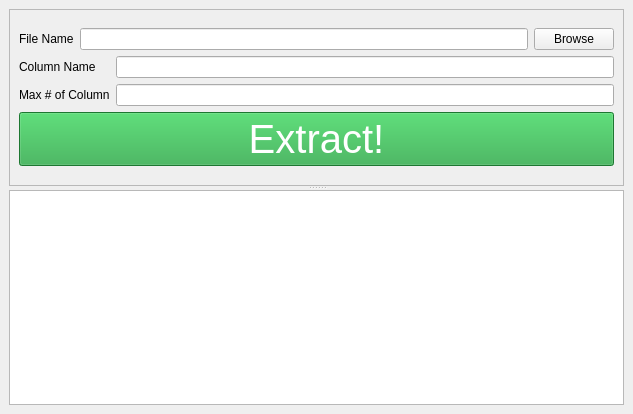
<?xml version="1.0" encoding="UTF-8"?>
<ui version="4.0">
 <class>MainWindow</class>
 <widget class="QMainWindow" name="MainWindow">
  <property name="geometry">
   <rect>
    <x>0</x>
    <y>0</y>
    <width>633</width>
    <height>414</height>
   </rect>
  </property>
  <property name="maximumSize">
   <size>
    <width>16777215</width>
    <height>16777215</height>
   </size>
  </property>
  <property name="windowTitle">
   <string>MainWindow</string>
  </property>
  <property name="styleSheet">
   <string notr="true"/>
  </property>
  <widget class="QWidget" name="centralwidget">
   <layout class="QGridLayout" name="gridLayout_2">
    <item row="0" column="0">
     <widget class="QSplitter" name="splitter">
      <property name="orientation">
       <enum>Qt::Vertical</enum>
      </property>
      <widget class="QFrame" name="frame">
       <property name="styleSheet">
        <string notr="true"/>
       </property>
       <property name="frameShape">
        <enum>QFrame::StyledPanel</enum>
       </property>
       <property name="frameShadow">
        <enum>QFrame::Raised</enum>
       </property>
       <layout class="QGridLayout" name="gridLayout">
        <item row="0" column="0">
         <layout class="QVBoxLayout" name="verticalLayout_3">
          <item>
           <layout class="QHBoxLayout" name="horizontalLayout">
            <item>
             <widget class="QLabel" name="label_2">
              <property name="text">
               <string>File Name</string>
              </property>
             </widget>
            </item>
            <item>
             <widget class="QLineEdit" name="lineEdit">
              <property name="styleSheet">
               <string notr="true">color: rgb(0, 0, 0);</string>
              </property>
              <property name="text">
               <string/>
              </property>
             </widget>
            </item>
            <item>
             <widget class="QPushButton" name="pushButton">
              <property name="text">
               <string>Browse</string>
              </property>
             </widget>
            </item>
           </layout>
          </item>
          <item>
           <layout class="QHBoxLayout" name="horizontalLayout_2">
            <item>
             <layout class="QVBoxLayout" name="verticalLayout">
              <item>
               <widget class="QLabel" name="label_3">
                <property name="text">
                 <string>Column Name</string>
                </property>
               </widget>
              </item>
              <item>
               <widget class="QLabel" name="label_4">
                <property name="text">
                 <string>Max # of Column</string>
                </property>
               </widget>
              </item>
             </layout>
            </item>
            <item>
             <layout class="QVBoxLayout" name="verticalLayout_2">
              <item>
               <widget class="QLineEdit" name="lineEdit_2">
                <property name="styleSheet">
                 <string notr="true">color: rgb(0, 0, 0);</string>
                </property>
                <property name="placeholderText">
                 <string/>
                </property>
               </widget>
              </item>
              <item>
               <widget class="QLineEdit" name="lineEdit_3">
                <property name="styleSheet">
                 <string notr="true">color: rgb(0, 0, 0);</string>
                </property>
               </widget>
              </item>
             </layout>
            </item>
           </layout>
          </item>
          <item>
           <widget class="QPushButton" name="pushButton_2">
            <property name="font">
             <font>
              <pointsize>30</pointsize>
             </font>
            </property>
            <property name="styleSheet">
             <string notr="true">color: rgb(255, 255, 255);
background-color: rgb(40, 167, 69);</string>
            </property>
            <property name="text">
             <string>Extract!</string>
            </property>
           </widget>
          </item>
         </layout>
        </item>
       </layout>
      </widget>
      <widget class="QTextBrowser" name="debugTextBrowser">
       <property name="styleSheet">
        <string notr="true">color: rgb(0, 0, 0);</string>
       </property>
      </widget>
     </widget>
    </item>
   </layout>
  </widget>
  <widget class="QMenuBar" name="menubar">
   <property name="geometry">
    <rect>
     <x>0</x>
     <y>0</y>
     <width>633</width>
     <height>22</height>
    </rect>
   </property>
  </widget>
 </widget>
 <tabstops>
  <tabstop>lineEdit</tabstop>
  <tabstop>pushButton_2</tabstop>
  <tabstop>pushButton</tabstop>
  <tabstop>lineEdit_2</tabstop>
  <tabstop>lineEdit_3</tabstop>
  <tabstop>debugTextBrowser</tabstop>
 </tabstops>
 <resources/>
 <connections>
  <connection>
   <sender>pushButton_2</sender>
   <signal>clicked()</signal>
   <receiver>MainWindow</receiver>
   <slot>writeDocSlot()</slot>
   <hints>
    <hint type="sourcelabel">
     <x>598</x>
     <y>208</y>
    </hint>
    <hint type="destinationlabel">
     <x>631</x>
     <y>351</y>
    </hint>
   </hints>
  </connection>
  <connection>
   <sender>lineEdit</sender>
   <signal>returnPressed()</signal>
   <receiver>MainWindow</receiver>
   <slot>returnedPressedSlot()</slot>
   <hints>
    <hint type="sourcelabel">
     <x>265</x>
     <y>60</y>
    </hint>
    <hint type="destinationlabel">
     <x>7</x>
     <y>333</y>
    </hint>
   </hints>
  </connection>
  <connection>
   <sender>pushButton</sender>
   <signal>clicked()</signal>
   <receiver>MainWindow</receiver>
   <slot>browseSlot()</slot>
   <hints>
    <hint type="sourcelabel">
     <x>567</x>
     <y>60</y>
    </hint>
    <hint type="destinationlabel">
     <x>630</x>
     <y>145</y>
    </hint>
   </hints>
  </connection>
  <connection>
   <sender>lineEdit_2</sender>
   <signal>textEdited(QString)</signal>
   <receiver>MainWindow</receiver>
   <slot>columnNameSlot()</slot>
   <hints>
    <hint type="sourcelabel">
     <x>236</x>
     <y>103</y>
    </hint>
    <hint type="destinationlabel">
     <x>8</x>
     <y>120</y>
    </hint>
   </hints>
  </connection>
  <connection>
   <sender>lineEdit_3</sender>
   <signal>textEdited(QString)</signal>
   <receiver>MainWindow</receiver>
   <slot>maxColumnSlot()</slot>
   <hints>
    <hint type="sourcelabel">
     <x>245</x>
     <y>131</y>
    </hint>
    <hint type="destinationlabel">
     <x>3</x>
     <y>164</y>
    </hint>
   </hints>
  </connection>
 </connections>
 <slots>
  <slot>browseSlot()</slot>
  <slot>writeDocSlot()</slot>
  <slot>returnedPressedSlot()</slot>
  <slot>columnNameSlot()</slot>
  <slot>maxColumnSlot()</slot>
 </slots>
</ui>
